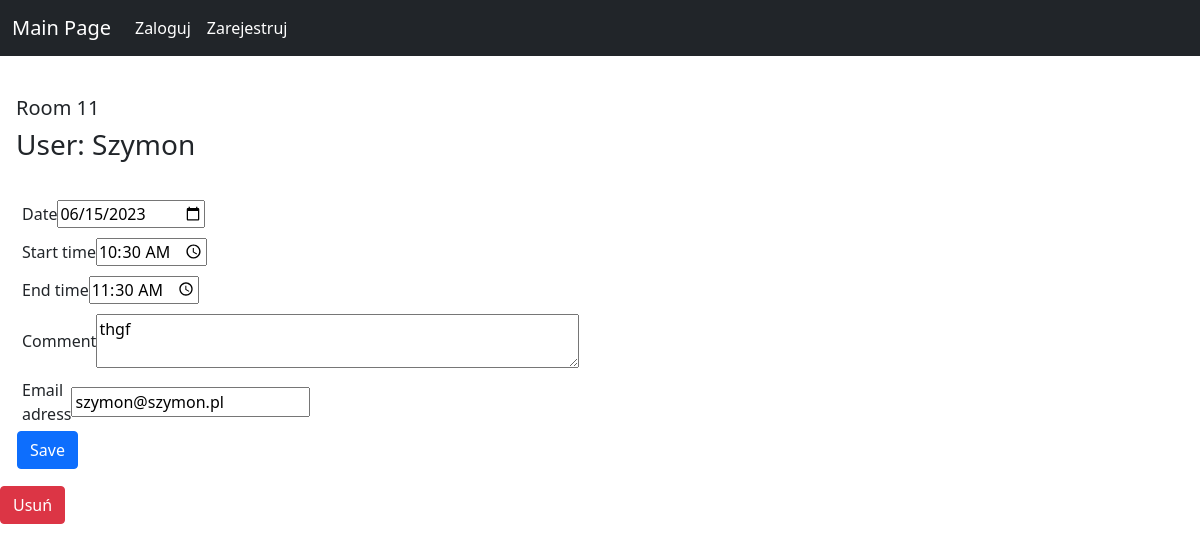
Screenshot of /reservationSystem/adminPanel/reservations/14 with the database file from the repository.
### reservationSystem/models.py (models this page shows, shortened)
class Reservation(models.Model):
    user = models.ForeignKey(User, on_delete=models.SET_DEFAULT, default=None)
    date = models.DateField()
    start_time = models.TimeField()
    end_time = models.TimeField()
    room = models.ForeignKey(Room, on_delete=models.CASCADE)
    comment = models.TextField(blank=True)
    email_adress = models.EmailField('Email adress')

class Room(models.Model):
    name = models.CharField('Room name' ,max_length=255)
    description = models.TextField(blank=True)
    def __str__(self):
        return self.name

### reservationSystem/views.py (the view, shortened to what this page needs)
# urls.py: path('adminPanel/reservations/<int:reservationId>', views.reservation, name='reservation'),
def reservation(request, reservationId):
    try:
        reservation = Reservation.objects.get(id=reservationId)
    except Reservation.DoesNotExist:
        return redirect('reservations')
    form = ReservationForm(request.POST or None, initial={'date': reservation.date, 'start_time': reservation.start_time, 'end_time': reservation.end_time, "comment": reservation.comment, "email_adress": reservation.email_adress})
    context = {
        'form': form,
        'reservation': reservation,
    }
    return render(request, 'reservation.html', context)

### reservationSystem/forms.py
class ReservationForm(ModelForm):
    comment = forms.CharField(widget=forms.Textarea(attrs={'rows': 2, 'cols': 50}), required=False)
    class Meta:
        model = Reservation
        fields = ['date', 'start_time', 'end_time', 'comment', 'email_adress']
        widgets = {
            'date': forms.DateInput(attrs={'type': 'date'}),
            'start_time': forms.TimeInput(attrs={'type': 'time'}),
            'end_time': forms.TimeInput(attrs={'type': 'time'}),
            'comment': forms.Textarea(attrs={'rows': 2, 'cols': 50}),
            'email_adress': forms.EmailInput(attrs={'type': 'email'}),
        }

### reservationSystem/templates/reservation.html (shortened to what this page needs)
{% extends 'base.html' %}
{% block content %}
<div class="cardR" style="width: 18rem;">
  <div class="card-body">
  <h5 class="card-title">{{reservation.room}}</h5>
  <h3 class="card-text">User: {{reservation.user}}</h3>
  </div>
<form method="POST" class="formsik">
  {% for field in form %}
  <div class="form-inline">
    <label for="{{ field.id_for_label }}">{{ field.label }}</label>
    {{ field }}
  </div>
  {% endfor %}
  <button type="submit" class="btn btn-primary">Save</button>
</form>
<form method="POST" action="">
  <input type="submit" class="btn btn-danger" name="delete_button" value="Usuń">
</form>
{% endblock %}

### reservationSystem/static/css/style.css (style rules this page uses)
.formsik { margin: 10px; padding: 7px; display: flex; flex-wrap: wrap; }
.form-inline { margin-right: 5px; padding: 5px; display: flex; align-items: center; }

### rows the page displays
Reservation: room "Room 11", user "Szymon", form "06/15/2023" "10:30:00" "11:30:00" "thgf" "szymon@szymon.pl"

### other values shown
{{ field.label }} "Date" "Start time" "End time" "Comment" "Email adress"
